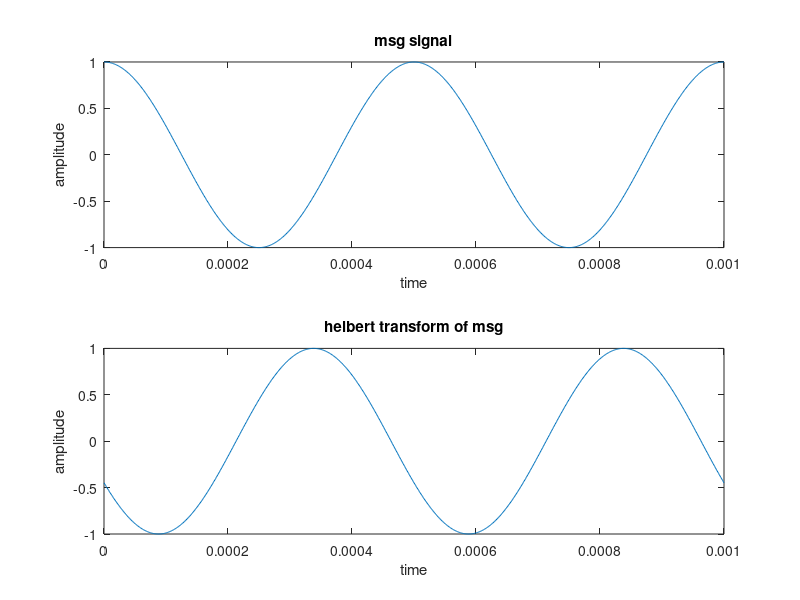
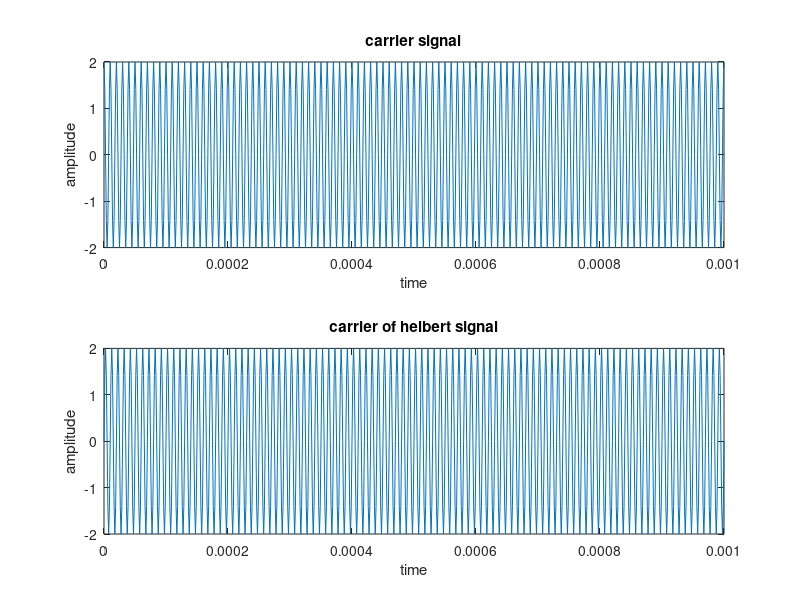
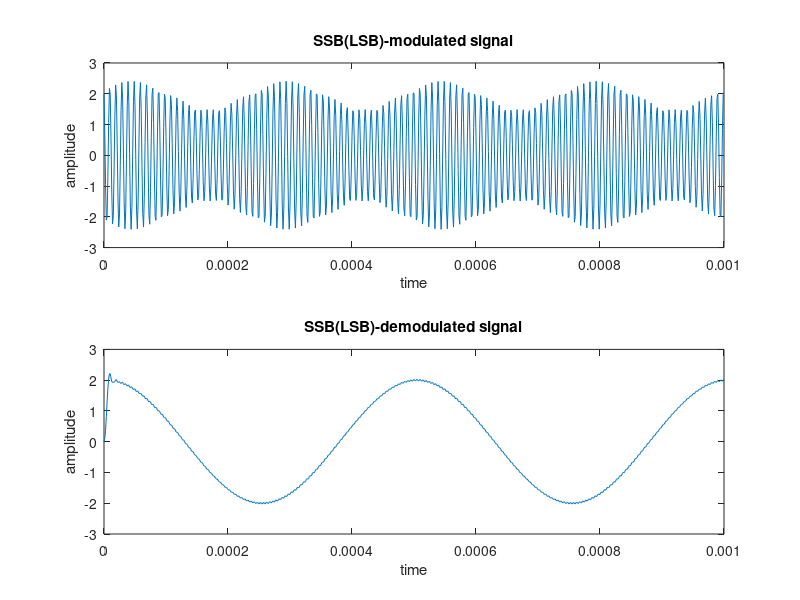

MATLAB code for these plots, in order:
%to clear all old parameters
clear all;
close all;
clc;
%time setting
Fs = 800000;             %sample freq
tmin = 0;                %initial time
tmax = 0.001;            %max time
step = 1/Fs;             %sample time
t = tmin:step:tmax;      %time periode of signal
%amplitude setting
Am = 1;                  %msg amplitude
Ac = 2;                  %carrier amplitude
Fm = 2000;
Fc = 100000;

%------------------------------------------------------------
%generate msg & carrier & modulated signals
m = Am*cos(2*pi*Fm*t);       %msg
mh = Am*cos(2*pi*Fm*t+90);   %helbert transform of msg
c1 = Ac*cos(2*pi*Fc*t);      %carrier (cos)
c2 = Ac*sin(2*pi*Fc*t);      %carrier (sin)
%SSB(LSB) modulated signal
s1 = m.*c1; 
s2 = mh.*c2;
s = s1+s2;
%------------------------------------------------------------
%demodulation of SSB(LSB)
x = c1.*s;
Wn = Fc/(Fs/2);             % Normalozed cutoff frequency
[b a] = butter(5,Wn,'low'); %5th order low-pass filter
y = filter(b,a,x);
%------------------------------------------------------------
%plotting

figure(1);
%msg
subplot(2,1,1);
plot(t,m);
xlabel ('time');
ylabel ('amplitude');
title('msg signal');

%helbert transform of msg
subplot(2,1,2);
plot(t,mh);
xlabel ('time');
ylabel ('amplitude');
title('helbert transform of msg');

figure(2);
%carrier
subplot(2,1,1);
plot(t,c1);
xlabel ('time');
ylabel ('amplitude');
title('carrier signal');

%carrier
subplot(2,1,2);
plot(t,c2);
xlabel ('time');
ylabel ('amplitude');
title('carrier of helbert signal');

figure(3);
%SSB(LSB) modulated signal
subplot(2,1,1);
plot(t,s); 
xlabel ('time');
ylabel ('amplitude');
title('SSB(LSB)-modulated signal');


%SSB(LSB) demodulated signal
subplot(2,1,2);
plot(t,y);
xlabel ('time');
ylabel ('amplitude');
title('SSB(LSB)-demodulated signal');
